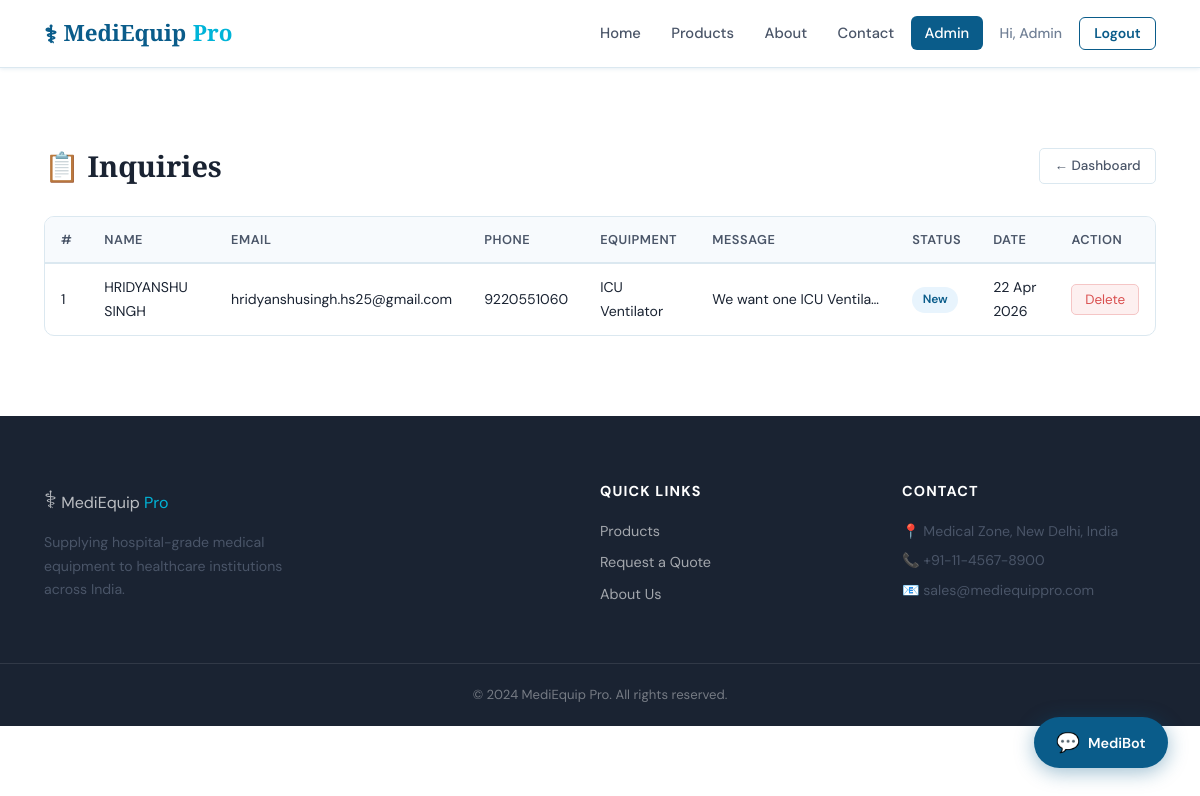
The app's page /admin/inquiries (signed in) with its own data.
### models/database.py (models this page shows, shortened)
class Inquiry(db.Model):
    __tablename__ = 'inquiries'
    id               = db.Column(db.Integer, primary_key=True)
    name             = db.Column(db.String(100), nullable=False)
    email            = db.Column(db.String(150), nullable=False)
    phone            = db.Column(db.String(20), nullable=True)
    product_interest = db.Column(db.String(150), nullable=True)
    message          = db.Column(db.Text, nullable=False)
    status           = db.Column(db.String(30), default='New')
    user_id          = db.Column(db.Integer, db.ForeignKey('users.id'), nullable=True)
    created_at       = db.Column(db.DateTime, default=datetime.utcnow)

### app.py (the view)
@app.route('/admin/inquiries')
@admin_required
def admin_inquiries():
    inquiries = Inquiry.query.order_by(Inquiry.created_at.desc()).all()
    return render_template('admin/inquiries.html', inquiries=inquiries)

### app.py (called while the page is built)
def admin_required(f):
    @wraps(f)
    def decorated(*args, **kwargs):
        if 'user_id' not in session or not session.get('is_admin'):
            flash('Admin access required.', 'danger')
            return redirect(url_for('login'))
        return f(*args, **kwargs)
    return decorated

### templates/admin/inquiries.html (shortened to what this page needs)
{% extends "base.html" %}
{% block content %}
<section class="section">
  <div class="container">
    <div class="admin-header">
      <h1>📋 Inquiries</h1>
      <a href="{{ url_for('admin_dashboard') }}" class="btn-sm-ghost">← Dashboard</a>
    </div>
    <div class="table-wrap">
      <table class="admin-table">
        <thead>
          <tr>
            <th>#</th><th>Name</th><th>Email</th><th>Phone</th>
            <th>Equipment</th><th>Message</th><th>Status</th><th>Date</th><th>Action</th>
          </tr>
        </thead>
        <tbody>
          {% for inq in inquiries %}
          <tr>
            <td>{{ inq.id }}</td>
            <td>{{ inq.name }}</td>
            <td>{{ inq.email }}</td>
            <td>{{ inq.phone or '—' }}</td>
            <td>{{ inq.product_interest or '—' }}</td>
            <td class="truncate" title="{{ inq.message }}">{{ inq.message[:60] }}…</td>
            <td><span class="status-badge status-{{ inq.status.lower().replace(' ', '-') }}">{{ inq.status }}</span></td>
            <td>{{ inq.created_at.strftime('%d %b %Y') }}</td>
            <td>
              <form method="POST" action="{{ url_for('admin_delete_inquiry', iid=inq.id) }}"
                    onsubmit="return confirm('Delete this inquiry?')">
                <button type="submit" class="btn-danger-sm">Delete</button>
              </form>
            </td>
          </tr>
          {% else %}
          <tr><td colspan="9" class="text-center">No inquiries found.</td></tr>
          {% endfor %}
        </tbody>
      </table>
    </div>
  </div>
</section>
{% endblock %}

### static/css/style.css (style rules this page uses)
:root { --primary: #0a5c8a; --primary-dark: #073f62; --primary-light: #e8f4fd; --accent: #00b4d8; --accent-dark: #0096b7; --success: #2e9e5b; --danger: #d94f4f; --warning: #f59e0b; --text-dark: #1a2332; --text-mid: #4a5568; --text-light: #718096; --border: #dbe8f0; --bg-light: #f7fafd; --bg-white: #ffffff; --shadow-sm: 0 1px 4px rgba(10,92,138,.10); --shadow-md: 0 4px 20px rgba(10,92,138,.13); --shadow-lg: 0 8px 40px rgba(10,92,138,.18); --radius: 10px; --radius-lg: 16px; --nav-h: 68px; --transition: .22s ease; }
*, *::before, *::after { box-sizing: border-box; margin: 0; padding: 0; }
html { scroll-behavior: smooth; font-size: 16px; }
body { font-family: 'DM Sans', sans-serif; color: var(--text-dark); background: var(--bg-white); line-height: 1.65; padding-top: var(--nav-h); }
a { text-decoration: none; color: var(--primary); transition: color var(--transition); }
input, select, textarea, button { font-family: inherit; }
h1, h2, h3 { font-family: 'Playfair Display', serif; color: var(--text-dark); line-height: 1.25; }
h1 { font-size: clamp(1.8rem, 4vw, 2.8rem); }
.container { max-width: 1160px; margin: 0 auto; padding: 0 1.5rem; }
.section { padding: 5rem 0; }
.btn-sm-ghost { display: inline-block; border: 1.5px solid var(--border); color: var(--text-mid); padding: .38rem .9rem; border-radius: 5px; font-size: .84rem; font-weight: 500; transition: border-color var(--transition), color var(--transition); }
.btn-danger-sm { background: #fdf0f0; color: var(--danger); border: 1px solid #f5c6c6; padding: .38rem .8rem; border-radius: 5px; font-size: .84rem; cursor: pointer; transition: background var(--transition); }
.admin-header { display: flex; justify-content: space-between; align-items: center; margin-bottom: 2rem; flex-wrap: wrap; gap: 1rem; }
.admin-header h1 { font-size: 1.8rem; }
.table-wrap { overflow-x: auto; border: 1px solid var(--border); border-radius: var(--radius); }
.admin-table { width: 100%; border-collapse: collapse; font-size: .88rem; }
.admin-table th { background: var(--bg-light); font-weight: 600; padding: .75rem 1rem; text-align: left; border-bottom: 2px solid var(--border); font-size: .8rem; text-transform: uppercase; letter-spacing: .04em; color: var(--text-mid); }
.admin-table td { padding: .75rem 1rem; border-bottom: 1px solid var(--bg-light); vertical-align: middle; }
.admin-table tr:last-child td { border-bottom: none; }
.truncate { max-width: 200px; white-space: nowrap; overflow: hidden; text-overflow: ellipsis; }
.status-badge { display: inline-block; padding: .2rem .65rem; border-radius: 100px; font-size: .75rem; font-weight: 600; }
.status-new { background: #e8f4fd; color: var(--primary); }

### records on screen
Inquiry: id "1", name "HRIDYANSHU SINGH", email "hridyanshusingh.hs25@gmail.com", phone "9220551060", product_interest "ICU Ventilator", message "We want one ICU Ventila…", status "New", created_at "22 Apr 2026"

### other values on screen
{{ session.username }} "Admin"
